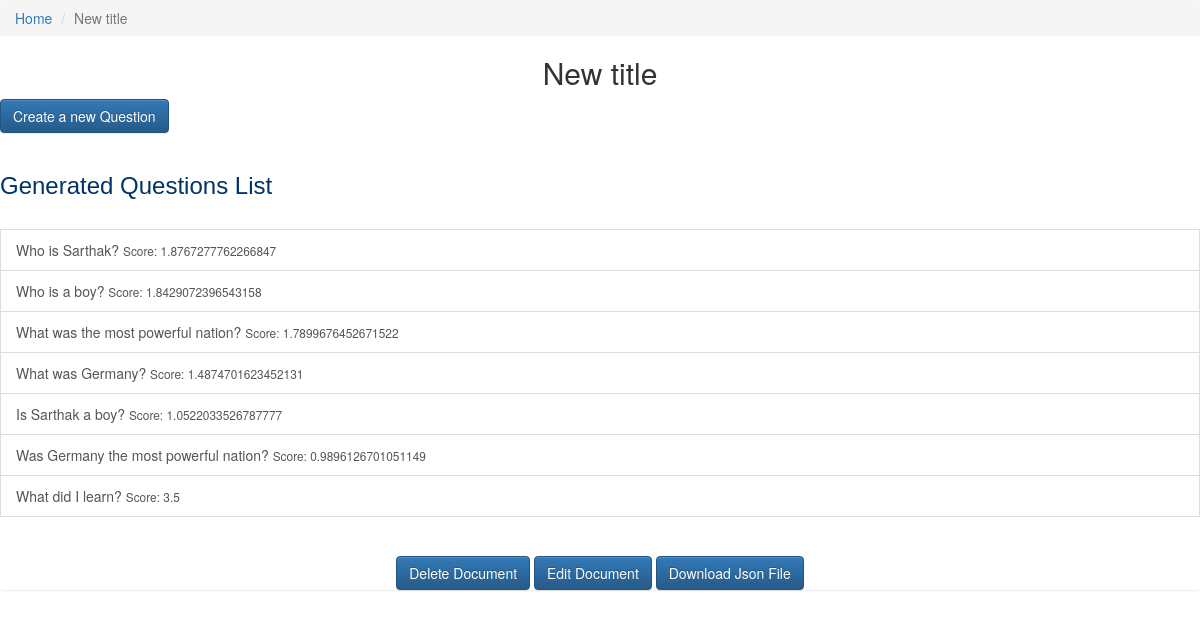
The app's page /new-title-16-17/, older data.
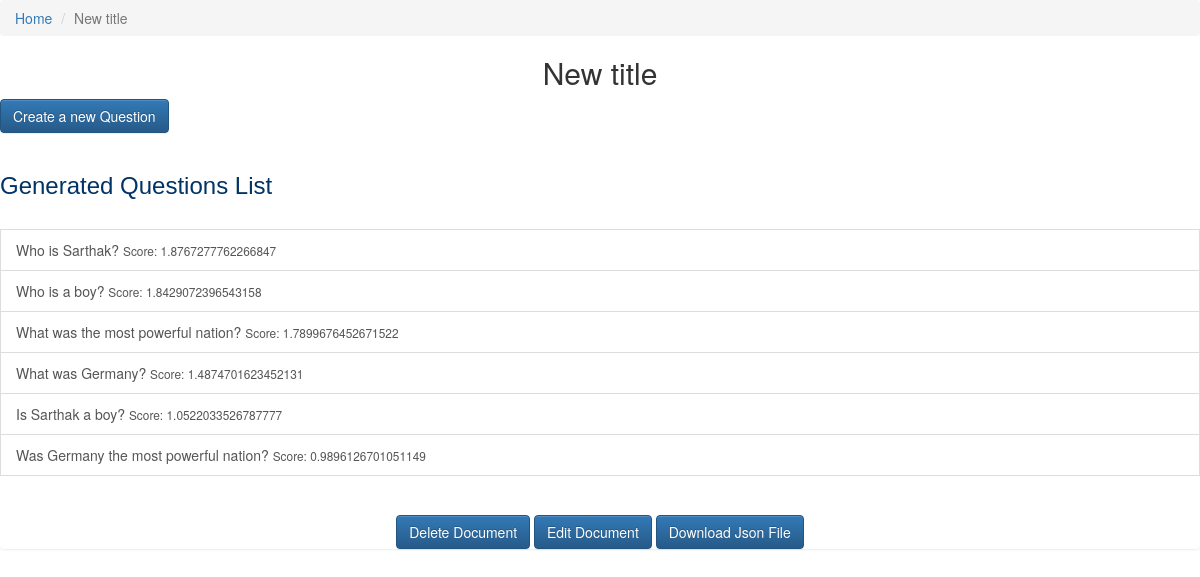
The same page, newer data.
### documents/models.py (models this page shows, shortened)
class Question(models.Model):
    question = models.CharField(max_length=120, blank=False)
    sentence = models.CharField(null=True, max_length=120, blank=False)
    score = models.FloatField(default=3.5)
    acceptable = models.BooleanField(default=False)
    correct_answer = models.CharField(default="Yes", max_length=30, blank=False)
    option1 = models.CharField(max_length=30)
    option2 = models.CharField(max_length=30)
    option3 = models.CharField(max_length=30)
    timestamp = models.DateField(auto_now=False, auto_now_add=True)
    updated = models.DateField(auto_now=True, auto_now_add=False)
    slug = models.SlugField(unique=True)
    document = models.ForeignKey("Document", on_delete=models.CASCADE, null=True)
    edited = models.BooleanField(default=False)
    medium_choices = (("Automated", "Automated"),("Manually", "Manually"))
    generation_medium = models.CharField(max_length=30, choices=medium_choices, default="Automated")
    time = models.TimeField(null=True, blank=False, auto_now=False, auto_now_add=False)
    def get_absolute_url(self):
        return reverse('docs:ques_detail', kwargs={'slug1': self.document.slug,
                                                    'slug2': self.slug}
                       )

### documents/views.py (the view)
# urls.py: url(r'^(?P<slug>[\w-]+)/$', views.doc_detail, name='doc_detail'),
def doc_detail(request, slug=None):
    instance = get_object_or_404(Document, slug=slug)
    queryset_list = instance.question_set.all()
    context = {
        "queryset" : queryset_list,
        "instance" : instance,
    }
    return render(request, "documents/doc_detail.html", context)

### documents/models.py (called while the page is built)
    def get_absolute_url(self):
        return reverse("docs:doc_detail", kwargs={ "slug" : self.slug })

### templates/documents/doc_detail.html (shortened to what this page needs)
{% extends "base.html" %}
{% block content %}
<div>
    <ul class="breadcrumb">
          <li><a href="/">Home</a> </li>
          <li class="active">{{ instance.title }}</li>
    </ul>
    <h2 align="center"> {{ instance.title }} </h2>
</div>
    <div class="list-group">
        <button class="btn btn-primary" type="button">
        <a href='{{instance.get_absolute_url}}question_create/' style="color: white"> Create a new Question </a>
        </button>
        <br><br>
        <h3 style="font-family: Arial; color: #003366">Generated Questions List</h3><br>
        {% for obj in queryset %}
                <a href="{{ obj.get_absolute_url }}" class="list-group-item">{{ obj.question }} <small>Score: {{ obj.score }}</small></a>
        {% endfor %}
        <br><br>
        <div align="center">
            <a class="btn btn-primary" href='{{ instance.get_absoulte_url }}delete/' role="button">Delete Document</a>
            <a class="btn btn-primary" href='{{ instance.get_absoulte_url }}edit/' role="button">Edit Document</a>
            <a class="btn btn-primary" href='{{ instance.get_absoulte_url }}download_json/' role="button">Download Json File</a>
        </div>
    </div>
{% endblock %}

Row changes from the older to the newer data that the page shows:
removed Question: question "What did I learn?", score "3.5"
